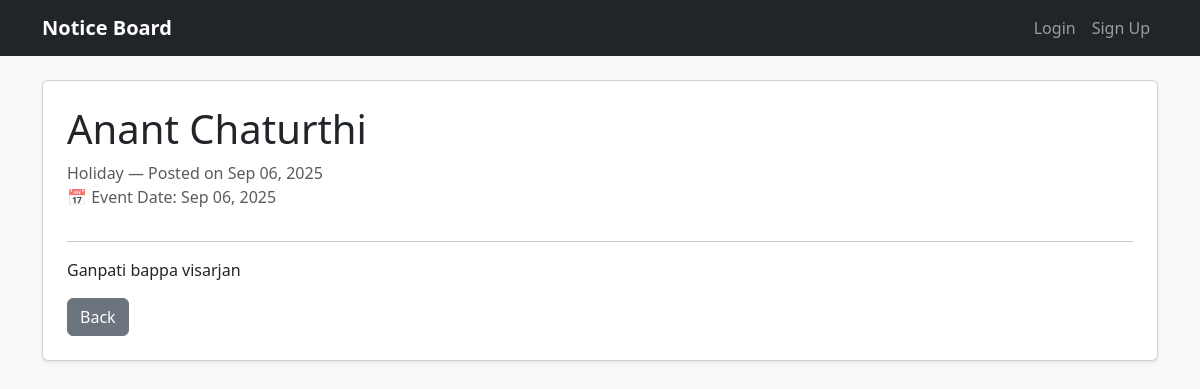
Page /notice/3 on the committed database.
### tables this page shows
CREATE TABLE notices (
            id INTEGER PRIMARY KEY AUTOINCREMENT,
            title TEXT NOT NULL,
            content TEXT NOT NULL,
            notice_date TEXT,
            category TEXT,
            created_at TIMESTAMP DEFAULT CURRENT_TIMESTAMP
        );

### app.py (the view)
@app.route('/notice/<int:id>')
def notice(id):
    conn = get_db()
    cur = conn.execute("SELECT * FROM notices WHERE id = ?", (id,))
    n = cur.fetchone()
    conn.close()
    if not n:
        flash('Notice not found.', 'danger')
        return redirect(url_for('index'))
    return render_template('view_notice.html', notice=n)

### app.py (called while the page is built)
def get_db():
    conn = sqlite3.connect(DB_PATH)
    conn.row_factory = sqlite3.Row
    return conn

@app.template_filter('datetimeformat')
def datetimeformat(value, format='%b %d, %Y'):
    from datetime import datetime
    if isinstance(value, str):
        value = datetime.fromisoformat(value)
    return value.strftime(format)

### templates/view_notice.html (shortened to what this page needs)
{% extends "base.html" %}
{% block content %}
<div class="card shadow-sm p-4 mb-4">
  <h1 class="card-title">{{ notice['title'] }}</h1>
  <p class="text-muted">
    {{ notice['category'] or 'General' }} — Posted on {{ notice['created_at']|datetimeformat }}
    <br>
    📅 Event Date: {{ notice['notice_date']|datetimeformat if notice['notice_date'] else 'Not specified' }}
  </p>
  <hr>
  <div class="card-text">{{ notice['content'].replace('\n','<br>')|safe }}</div>
  <div class="mt-3">
    <a href="{{ url_for('index') }}" class="btn btn-secondary">Back</a>
  </div>
</div>
{% endblock %}

### rows in the picture
notices: title "Anant Chaturthi", category "Holiday", created_at "Sep 06, 2025", notice_date "Sep 06, 2025", content.replace "Ganpati bappa visarjan"
